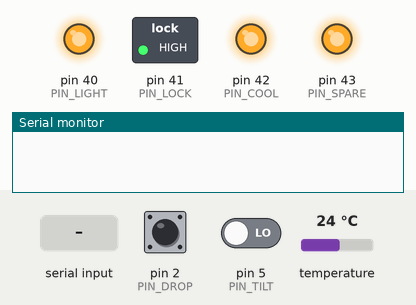
Bench run of a sketch on a simulated Arduino Mega 2560, built with avr-gcc and run on an emulated ATmega2560. Parts: switched loads named in the sketch (green lamp = pin HIGH), output pins drawn as LEDs (lit = HIGH), the last lines printed to the serial monitor. The test bench sets the inputs (shaded band); at power-on: pin 2 (PIN_DROP) HIGH, pin 5 (PIN_TILT) LOW, temperature 24 °C. Pins used as bus, display or sensor lines are not drawn.

Above: at 1.2 s.
1.3 s: "UNLOCK \n" received over Serial
At 1.6 s:
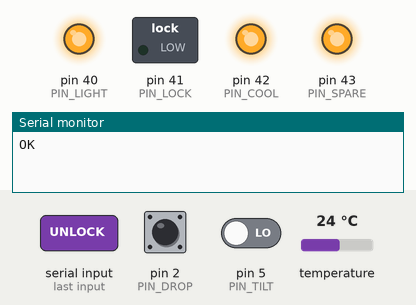
3.8 s: "PING\n" received over Serial
5.3 s: "VEND \n" received over Serial
Timing chart, 0 to 8.3 s (numbered marks = the images above; inputs shaded):
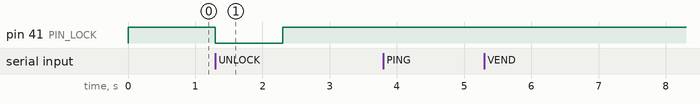

Measured:
- after the input at 1.3 s, pin 41 (PIN_LOCK): HIGH → LOW at once, → HIGH 1.0 s later

The sketch:

vmc_mega.ino
```cpp
/*
 * CampusVend — Vending Machine Controller (VMC) firmware for Arduino Mega 2560
 * ---------------------------------------------------------------------------
 * Talks to the Raspberry Pi over USB serial (115200 baud, one text command per line).
 *
 *   PING            -> PONG CV-MEGA 1.0
 *   VEND <row> <col>-> OK VEND            spiral made exactly ONE turn and the drop sensor saw the item
 *                      ERR NO_DROP        one full turn done, nothing fell (slot empty) — never retried
 *                      ERR JAM            spiral did not get back to home in time
 *                      ERR MOTOR_NOT_TURNING / ERR HOME_LINE_FAULT   motor or home-switch wiring fault
 *                      ERR CHUTE_BLOCKED  drop sensor already blocked before starting
 *                      ERR RANGE          bad row / column
 *   LIGHT <0|1>     -> OK
 *   UNLOCK <sec>    -> OK                 opens the door lock for <sec> seconds (max 30)
 *   STATUS          -> STAT temp=<C|nan> door=<0|1> tilt=<0|1> light=<0|1> cool=<0|1>
 *
 * Libraries to install (Arduino IDE > Tools > Manage Libraries):
 *   - "OneWire" by Paul Stoffregen
 *   - "DallasTemperature" by Miles Burton
 * Board: Arduino Mega or Mega 2560, Processor: ATmega2560.
 *
 * WIRING SUMMARY (full tables in hardware/WIRING.md)
 *   D22-D27  row relays 1-6   (switch +24 V to a tray)
 *   D30-D37  column relays 1-8 (switch motor return to GND)
 *   D40 lights relay   D41 door-lock relay   D42 cooling-unit relay   D43 spare
 *   D2  drop sensor (LOW = beam broken)   D3 door switch (LOW = closed)
 *   D4  DS18B20 temperature data (4.7k pull-up to 5 V)   D5 tilt/vibration sensor (HIGH = alarm)
 *   D6  shared HOME line from all 48 motor cam switches (each through a 1N4148 diode)
 */
#include <OneWire.h>
#include <DallasTemperature.h>

// ---------------- configuration ----------------
const uint8_t ROWS = 6, COLS = 8;
const uint8_t ROW_PINS[ROWS] = {22, 23, 24, 25, 26, 27};
const uint8_t COL_PINS[COLS] = {30, 31, 32, 33, 34, 35, 36, 37};
const uint8_t PIN_LIGHT = 40, PIN_LOCK = 41, PIN_COOL = 42, PIN_SPARE = 43;
const uint8_t PIN_DROP = 2, PIN_DOOR = 3, PIN_TEMP = 4, PIN_TILT = 5;
const uint8_t PIN_HOME = 6;                // shared home-switch line: LOW while the selected spiral is mid-turn

const bool USE_HOME_SWITCH = true;         // true = exactly one turn per sale (recommended). false = stop on drop sensor only
const unsigned long HOME_LEAVE_MS = 1500;  // motor must leave home within this time, else it is not turning
const unsigned long TURN_MAX_MS = 6000;    // one full turn must finish within this time, else it is jammed
const unsigned long DROP_WAIT_MS = 1500;   // after the turn ends, wait this long for the item to pass the drop sensor

const bool RELAY_ACTIVE_LOW = true;        // most blue 5 V relay boards switch ON when the input is LOW
const unsigned long VEND_MAX_MS = 7000;    // longest a spiral motor may run for one vend (about 1.3 turns)
const unsigned long VEND_MIN_MS = 300;     // ignore drop-sensor noise while relays click
const unsigned long DROP_SETTLE_MS = 150;  // keep turning this long after the drop so the spiral clears
const float COOL_ON_C = 8.0, COOL_OFF_C = 5.0;         // thermostat band
const unsigned long COOL_MIN_OFF_MS = 180000UL;        // compressor must rest 3 min before restarting
// ------------------------------------------------

OneWire oneWire(PIN_TEMP);
DallasTemperature sensors(&oneWire);
volatile bool dropSeen = false;
float tempC = NAN;
bool lightOn = false, coolOn = false, tiltLatched = false;
unsigned long lockUntil = 0, coolOffAt = 0, lastTemp = 0;
char line[48]; uint8_t len = 0;

void relay(uint8_t pin, bool on) { digitalWrite(pin, (on ^ RELAY_ACTIVE_LOW) ? HIGH : LOW); }
void allMotorsOff() { for (uint8_t i = 0; i < ROWS; i++) relay(ROW_PINS[i], false); for (uint8_t i = 0; i < COLS; i++) relay(COL_PINS[i], false); }
void onDrop() { dropSeen = true; }

void setup() {
  // Set relay outputs to their OFF level before making them outputs, so nothing clicks at power-up.
  const uint8_t aux[] = {PIN_LIGHT, PIN_LOCK, PIN_COOL, PIN_SPARE};
  for (uint8_t i = 0; i < ROWS; i++) { relay(ROW_PINS[i], false); pinMode(ROW_PINS[i], OUTPUT); }
  for (uint8_t i = 0; i < COLS; i++) { relay(COL_PINS[i], false); pinMode(COL_PINS[i], OUTPUT); }
  for (uint8_t i = 0; i < 4; i++) { relay(aux[i], false); pinMode(aux[i], OUTPUT); }
  pinMode(PIN_DROP, INPUT_PULLUP); pinMode(PIN_DOOR, INPUT_PULLUP); pinMode(PIN_TILT, INPUT); pinMode(PIN_HOME, INPUT_PULLUP);
  attachInterrupt(digitalPinToInterrupt(PIN_DROP), onDrop, FALLING);
  sensors.begin(); sensors.setWaitForConversion(false); sensors.requestTemperatures();
  coolOffAt = millis();
  Serial.begin(115200);
}

// Waits until the HOME line has held `level` for 20 ms. Returns false if `limit` ms pass first.
bool waitHome(uint8_t level, unsigned long limit) {
  unsigned long start = millis(), since = 0;
  while (millis() - start < limit) {
    if (digitalRead(PIN_HOME) == level) { if (!since) since = millis(); if (millis() - since >= 20) return true; }
    else since = 0;
  }
  return false;
}

// ONE ITEM PER SALE: the spiral makes exactly one full turn, measured by the motor's cam (home) switch.
// One turn of the spiral pushes exactly one product off the tray. The drop sensor then confirms it fell.
// The motor is never run a second time for the same sale, so a customer can never receive two items.
void vendOneTurn(int row, int col) {
  if (digitalRead(PIN_HOME) == LOW) { Serial.println(F("ERR HOME_LINE_FAULT")); return; }   // a switch is stuck / shorted
  allMotorsOff(); delay(30);
  noInterrupts(); dropSeen = false; interrupts();
  relay(COL_PINS[col], true); delay(30); relay(ROW_PINS[row], true);
  bool left = waitHome(LOW, HOME_LEAVE_MS);                 // cam leaves the home notch
  bool back = left && waitHome(HIGH, TURN_MAX_MS);          // ...and comes back after one full turn
  allMotorsOff();                                           // stop exactly at home
  if (!left) { Serial.println(F("ERR MOTOR_NOT_TURNING")); return; }
  if (!back) { Serial.println(F("ERR JAM")); return; }
  unsigned long t = millis();
  while (!dropSeen && millis() - t < DROP_WAIT_MS) { if (digitalRead(PIN_DROP) == LOW) dropSeen = true; }
  Serial.println(dropSeen ? F("OK VEND") : F("ERR NO_DROP"));
}

void vend(int row, int col) {
  if (row < 0 || row >= ROWS || col < 0 || col >= COLS) { Serial.println(F("ERR RANGE")); return; }
  if (digitalRead(PIN_DROP) == LOW) { Serial.println(F("ERR CHUTE_BLOCKED")); return; }
  if (USE_HOME_SWITCH) { vendOneTurn(row, col); return; }
  // Fallback for motors without a home switch: run until the drop sensor sees the item.
  allMotorsOff(); delay(30);
  relay(COL_PINS[col], true); delay(30); relay(ROW_PINS[row], true);   // column first, then power
  unsigned long start = millis(); bool dropped = false;
  delay(VEND_MIN_MS); noInterrupts(); dropSeen = false; interrupts();
  while (millis() - start < VEND_MAX_MS) {
    if (dropSeen || digitalRead(PIN_DROP) == LOW) { dropped = true; delay(DROP_SETTLE_MS); break; }
  }
  allMotorsOff();                                                       // motors never stay powered
  Serial.println(dropped ? F("OK VEND") : F("ERR NO_DROP"));
}

void handle(char *cmd) {
  if (!strcmp(cmd, "PING")) Serial.println(F("PONG CV-MEGA 1.0"));
  else if (!strncmp(cmd, "VEND ", 5)) { int r = -1, c = -1; sscanf(cmd + 5, "%d %d", &r, &c); vend(r, c); }
  else if (!strncmp(cmd, "LIGHT ", 6)) { lightOn = cmd[6] == '1'; relay(PIN_LIGHT, lightOn); Serial.println(F("OK")); }
  else if (!strncmp(cmd, "UNLOCK ", 7)) { long s = constrain(atol(cmd + 7), 1, 30); lockUntil = millis() + s * 1000UL; relay(PIN_LOCK, true); Serial.println(F("OK")); }
  else if (!strcmp(cmd, "STATUS")) {
    Serial.print(F("STAT temp=")); if (isnan(tempC)) Serial.print(F("nan")); else Serial.print(tempC, 1);
    Serial.print(F(" door=")); Serial.print(digitalRead(PIN_DOOR) == HIGH ? 1 : 0);
    Serial.print(F(" tilt=")); Serial.print(tiltLatched ? 1 : 0); tiltLatched = false;
    Serial.print(F(" light=")); Serial.print(lightOn ? 1 : 0);
    Serial.print(F(" cool=")); Serial.println(coolOn ? 1 : 0);
  }
  else Serial.println(F("ERR UNKNOWN"));
}

void loop() {
  while (Serial.available()) {
    char ch = Serial.read();
    if (ch == '\n' || ch == '\r') { if (len) { line[len] = 0; handle(line); len = 0; } }
    else if (len < sizeof(line) - 1) line[len++] = ch;
  }
  unsigned long now = millis();
  if (lockUntil && (long)(now - lockUntil) >= 0) { relay(PIN_LOCK, false); lockUntil = 0; }
  if (digitalRead(PIN_TILT) == HIGH) tiltLatched = true;

  if (now - lastTemp >= 2000) {             // read temperature every 2 s and run the thermostat
    lastTemp = now;
    float t = sensors.getTempCByIndex(0);
    tempC = (t == DEVICE_DISCONNECTED_C) ? NAN : t;
    sensors.requestTemperatures();
    if (isnan(tempC)) { if (coolOn) { coolOn = false; coolOffAt = now; } }           // sensor fault: fail safe (off)
    else if (!coolOn && tempC >= COOL_ON_C && now - coolOffAt >= COOL_MIN_OFF_MS) coolOn = true;
    else if (coolOn && tempC <= COOL_OFF_C) { coolOn = false; coolOffAt = now; }
    relay(PIN_COOL, coolOn);
  }
}
```
